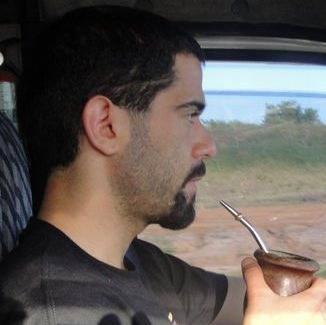
#> input picture javi.jpg, 326 x 325 px, given in place of the camera
$ python capture.py javi.jpg
#> lines starting #> are read from the running program, lines starting #| are printed output that depends on the picture
#OpenCV module
import cv2
#Modulo para leer directorios y rutas de archivos
import os
#OpenCV trabaja con arreglos de numpy
import numpy
#Obtener el nombre de la persona que estamos capturando
import sys
nombre = sys.argv[1]

#Directorio donde se encuentra la carpeta con el nombre de la persona
dir_faces = 'train'
path = os.path.join(dir_faces, nombre)

#Tamanio para reducir a miniaturas las fotografias
size = 4

#Si no hay una carpeta con el nombre ingresado entonces se crea
if not os.path.isdir(path):
    os.mkdir(path)

#cargamos la plantilla e inicializamos la webcam
face_cascade = cv2.CascadeClassifier('cascades/haarcascade_frontalface_default.xml')
cap = cv2.VideoCapture(0)

img_width, img_height = 112, 92

#Ciclo para tomar fotografias
count = 0
while count < 100:
    #leemos un frame y lo guardamos
    rval, img = cap.read()
#> img is the input picture: shape (325, 326, 3); mean B, G, R 84.8, 89.4, 97.2
    #img = cv2.flip(img, 1, 0)

    #convertimos la imagen a blanco y negro
    gray = cv2.cvtColor(img, cv2.COLOR_BGR2GRAY)
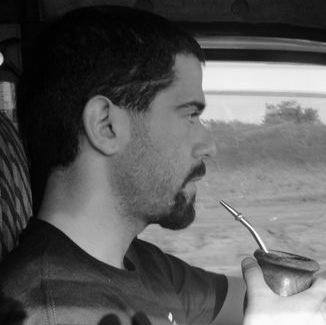
#> gray: shape (325, 326); min 0, max 254, mean 91.2

    #redimensionar la imagen
    mini = cv2.resize(gray, (int(gray.shape[1] / size), int(gray.shape[0] / size)))
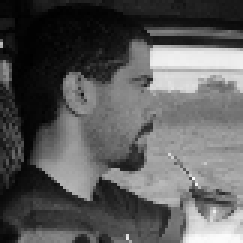
#> mini: shape (81, 81) (shown 3 times larger); min 0, max 251, mean 91.1

    """buscamos las coordenadas de los rostros (si los hay) y
   guardamos su posicion"""
    faces = face_cascade.detectMultiScale(mini)
#> faces = ()
    faces = sorted(faces, key=lambda x: x[3])
#> faces = []

    if faces:
        #face_i = faces[0]
        #(x, y, w, h) = [v * size for v in face_i]
        #face = gray[y:y + h, x:x + w]
        #face_resize = cv2.resize(face, (img_width, img_height))

        #Dibujamos un rectangulo en las coordenadas del rostro
        #cv2.rectangle(img, (x, y), (x + w, y + h), (0, 255, 0), 3)
        #Ponemos el nombre en el rectagulo
        #cv2.putText(img, nombre, (x - 10, y - 10), cv2.FONT_HERSHEY_PLAIN,1,(0, 255, 0))

        #El nombre de cada foto es el numero del ciclo
        #Obtenemos el nombre de la foto
        #Despues de la ultima sumamos 1 para continuar con los demas nombres
        pin=sorted([int(n[:n.find('.')]) for n in os.listdir(path)
               if n[0]!='.' ]+[0])[-1] + 1

        #Metemos la foto en el directorio
        cv2.imwrite('%s/%s.png' % (path, pin), img)

        #Contador del ciclo
        count += 1

    #Mostramos la imagen
    cv2.imshow('OpenCV Entrenamiento de '+nombre, img)

    #Si se presiona la tecla ESC se cierra el programa
    key = cv2.waitKey(10)
#> (key Esc is pressed here)
    if key == 27:
        cv2.destroyAllWindows()
        break
